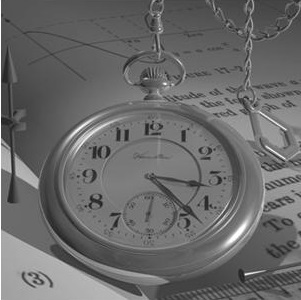
#> input picture clock.jpg, 301 x 300 px
$ python '1.6 Edge detection.py'
#> lines starting #> are read from the running program, lines starting #| are printed output that depends on the picture; long printed decimals are rounded
import matplotlib.pyplot as plt
import numpy as np
from PIL import Image
import sys
from skimage import color
import math
import cv2

img = np.asarray(Image.open('clock.jpg'))
#> img is the input picture: shape (300, 301, 3); min 27, max 255, mean 105.7
imgGray = color.rgb2gray(img)

f, imgplot = plt.subplots(1,4)
imgplot[0].imshow(imgGray, cmap='gray')

def sobel(img):

    for i in range(len(img)-2):
        for j in range(len(img[0])-2):
            Gx=((2*img[i+2][j+1]+img[i+2][j]+img[i+2][j+2])-(2*img[i][j+1]+img[i][j]+img[i][j+2]))

            Gy=((2*img[i+1][j+2]+img[i][j+2]+img[i+2][j+2])-(2*img[i+1][j]+img[i][j]+img[i+2][j]))
            img[i][j]=math.sqrt(Gx**2+Gy**2)
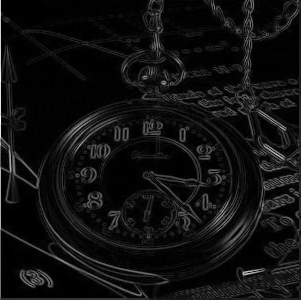
#> img: shape (300, 301) float64; min 0, max 3.31, mean 0.221; drawn with min black and max white
    return img

def sobelThreshold(img, threshold):
#> called with threshold = 0.4
    for i in range(len(img)):
        for j in range(len(img[0])):
            if img[i][j] < threshold:
                img[i][j] = 0
            else:
                img[i][j] = 255
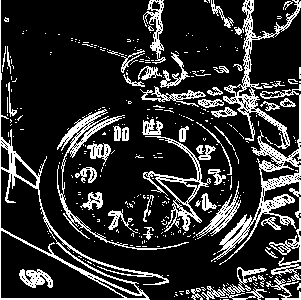
#> img: shape (300, 301) float64; 18.5% white in thin lines or dots
    return img

def houghTransformation(img):
    # img is the input binary image
    # return the hough transformation result

    return img

imgSobel = sobel(imgGray)
imgplot[1].imshow(imgSobel, cmap='gray')

imgSobelThreshold = sobelThreshold(imgSobel, 0.4)
imgplot[2].imshow(imgSobelThreshold, cmap='gray')

gray2rgb = cv2.cvtColor(imgSobelThreshold.astype(np.uint8),cv2.COLOR_GRAY2RGB)
#> gray2rgb: shape (300, 301, 3); 18.5% white in thin lines or dots
gray = cv2.cvtColor(gray2rgb,cv2.COLOR_RGB2GRAY)
#> gray: shape (300, 301); 18.5% white in thin lines or dots
lines = cv2.HoughLines(gray,1,np.pi/180,116)
#> lines = 84 rows, first 8: [0, 0], [299, 1.57], [299, 0], [300, 1.55], [206, 2.02], [-240, 3.02], [-219, 2.93], [251, 0.0873]
for i in range(len(lines)):
    for rho,theta in lines[i]:
        print(rho,theta)
        a = np.cos(theta)
        b = np.sin(theta)
        x0 = a*rho
        y0 = b*rho
        x1 = int(x0 + 1000*(-b))
        y1 = int(y0 + 1000*(a))
        x2 = int(x0 - 1000*(-b))
        y2 = int(y0 - 1000*(a))

        cv2.line(img,(x1,y1),(x2,y2),(255,255,0),1)
#> this loop made 84 passes
#| 0.0 0.0
#| 299.0 1.571
#| 299.0 0.0
#| 300.0 1.553
#| 206.0 2.025
#| -240.0 3.019
#| -219.0 2.932
#| 251.0 0.08727
#> (further printed lines are left out)

imgplot[3].imshow(img, cmap='gray')


plt.show()
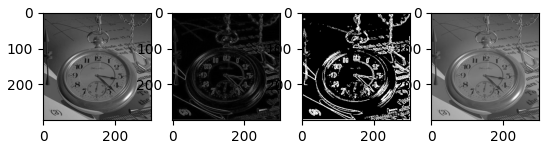
#> figure drawn by matplotlib, 4 panels
